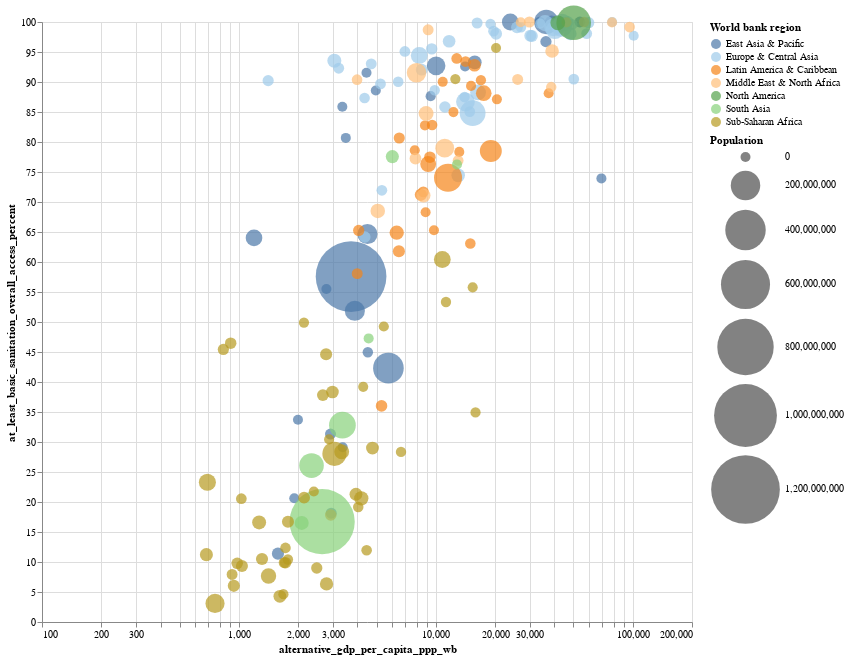

Notebook code cell kept with this figure:
### Code cell
slider = alt.binding_range(min=2000, max=2022, step=1, name='Year ')
selector = alt.selection_point(
    name="SelectorName",
    fields=['time'],
    bind=slider,
    value=[{'time': 2001}]
)

graph = alt.Chart(gapcombo).mark_circle().encode(
    alt.Size('Population:Q', scale=alt.Scale(range=[100, 5000])),
    alt.Color('World bank region:N',scale=alt.Scale(scheme='tableau20')), # many other choices
    alt.X('alternative_gdp_per_capita_ppp_wb:Q',scale=alt.Scale(type='log',domain=[100,200000])),
    y='at_least_basic_sanitation_overall_access_percent:Q',
    tooltip=['name:N','alternative_gdp_per_capita_ppp_wb:Q','at_least_basic_sanitation_overall_access_percent:Q']
    #opacity=alt.condition(brush, alt.value(0.75), alt.value(0.20)),
    #fillOpacity=alt.condition(brush2, alt.value(0.75), alt.value(0.20))
).add_params(
    selector
).transform_filter(
    selector
).properties(
    width=650,
    height=600
)

graph

### Figure 1 — Vega-Lite specification as saved in the notebook (floating-point values rounded to 4 significant figures; data arrays with more than 128 entries replaced by an {"elided": "..."} marker saying what was removed)
{"config": {"view": {"continuousWidth": 300, "continuousHeight": 300}}, "data": {"name": "data-c73efa851bfbac1edace6dddd3e4b427"}, "mark": {"type": "circle"}, "encoding": {"color": {"field": "World bank region", "scale": {"scheme": "tableau20"}, "type": "nominal"}, "size": {"field": "Population", "scale": {"range": [100, 5000]}, "type": "quantitative"}, "tooltip": [{"field": "name", "type": "nominal"}, {"field": "alternative_gdp_per_capita_ppp_wb", "type": "quantitative"}, {"field": "at_least_basic_sanitation_overall_access_percent", "type": "quantitative"}], "x": {"field": "alternative_gdp_per_capita_ppp_wb", "scale": {"domain": [100, 200000], "type": "log"}, "type": "quantitative"}, "y": {"field": "at_least_basic_sanitation_overall_access_percent", "type": "quantitative"}}, "height": 600, "params": [{"name": "SelectorName", "select": {"type": "point", "fields": ["time"]}, "bind": {"input": "range", "max": 2022, "min": 2000, "name": "Year ", "step": 1}, "value": [{"time": 2001}]}], "transform": [{"filter": {"param": "SelectorName"}}], "width": 650, "$schema": "https://vega.github.io/schema/vega-lite/v5.17.0.json", "datasets": {"data-c73efa851bfbac1edace6dddd3e4b427": {"elided": "4138 records"}}}
